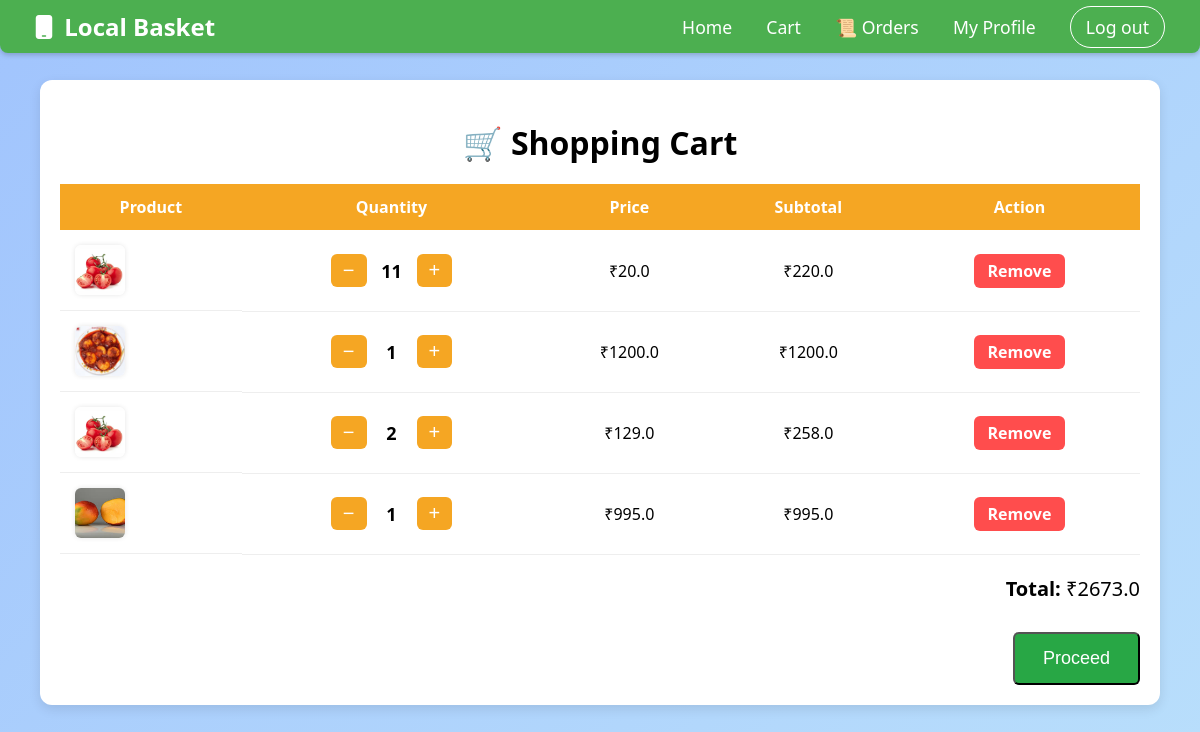
Screenshot of /buyer/cart/ (signed in) with the database file from the repository.
### buyer/models.py (models this page shows, shortened)
class Cart(models.Model):
    user = models.ForeignKey(settings.AUTH_USER_MODEL, on_delete=models.CASCADE)
    item = models.ForeignKey(HomeMadeItem, on_delete=models.CASCADE)
    quantity = models.IntegerField(default=1)
    @property
    def subtotal(self):
        return self.item.price * self.quantity

### homemade/models.py (models this page shows, shortened)
class HomeMadeItem(models.Model):
    homemade_user = models.ForeignKey(settings.AUTH_USER_MODEL, on_delete=models.CASCADE, related_name='homemade_items')
    item = models.CharField(max_length=50)
    price = models.FloatField()
    address = models.TextField()
    image = models.ImageField(upload_to='homemade_items/', null=True, blank=True)
    order_limit = models.PositiveIntegerField(default=10)  # ✅ new field
    order_count = models.PositiveIntegerField(default=0)   # ✅ new field

### buyer/views.py (the view)
# urls.py: path('cart/', views.cart_view, name='cart'),  # Corrected to match views.cart_view
@buyer_required
def cart_view(request):
    cart_items = Cart.objects.filter(user=request.user)
    total = sum(item.subtotal for item in cart_items)
    return render(request, 'cart.html', {
        'cart_items': cart_items,
        'total': total
    })

### templates/cart.html (shortened to what this page needs)
{% extends 'base.html' %}
{% load static %}
{% block content %}
<link rel="stylesheet" href="{% static 'css/cart.css' %}">
{% include 'nav.html' %}
<div class="cart-container">
    <h1>🛒 Shopping Cart</h1>
    {% if cart_items %}
    <form method="post" action="{% url 'buyer:update_cart_bulk' %}">
        <table class="cart-table">
            <thead>
                <tr>
                    <th>Product</th>
                    <th>Quantity</th>
                    <th>Price</th>
                    <th>Subtotal</th>
                    <th>Action</th>
                </tr>
            </thead>
            <tbody>
                {% for cart_item in cart_items %}
                <tr>
                    <td class="product-info">
                        {% if cart_item.item.image %}
                            <img src="{{ cart_item.item.image.url }}" alt="{{ cart_item.item.name }}">
                        {% else %}
                            <img src="{% static 'img/default.png' %}" alt="{{ cart_item.item.name }}">
                        {% endif %}
                    </td>
                    <td>
                        <div class="qty-controls">
                            <button type="submit" name="decrement" value="{{ cart_item.id }}" class="qty-btn">−</button>
                            <span class="qty-display">{{ cart_item.quantity }}</span>
                            <button type="submit" name="increment" value="{{ cart_item.id }}" class="qty-btn">+</button>
                        </div>
                    </td>
                    <td>₹{{ cart_item.item.price }}</td>
                    <td>₹{{ cart_item.subtotal }}</td>
                    <td>
                        <a href="{% url 'buyer:delete_from_cart' cart_item.item.id %}" class="remove-btn">Remove</a>
                    </td>
                </tr>
                {% endfor %}
            </tbody>
        </table>
    </form>
    <form method="get" action="{% url 'buyer:checkout' %}">
        <div class="total-section">
            <p><strong>Total:</strong> ₹{{ total }}</p>
            <button type="submit" class="checkout-btn">Proceed</button>
        </div>
    </form>
    {% else %}
    <p>Your cart is empty.</p>
    {% endif %}
</div>
{% endblock %}

### static/css/register.css (style rules this page uses)
body { margin: 0; padding: 0; font-family: 'Segoe UI', Tahoma, Geneva, Verdana, sans-serif; background: linear-gradient(135deg, #a1c4fd, #c2e9fb, #d4fc79, #96e6a1); background-size: 400% 400%; animation: gradientBG 10s ease infinite; height: 100vh; }

### static/css/cart.css (style rules this page uses)
.cart-container { width: 90%; margin: auto; padding: 20px; background-color: #fff; border-radius: 12px; box-shadow: 0 4px 12px rgba(0, 0, 0, 0.1); margin-top: 10vh; }
.cart-container h1 { text-align: center; margin-bottom: 20px; }
.cart-table { width: 100%; border-collapse: collapse; }
.cart-table th { background-color: #f5a623; color: white; padding: 12px; text-align: center; font-size: 16px; }
.cart-table td { text-align: center; padding: 15px; border-bottom: 1px solid #eee; }
.product-info { display: flex; align-items: center; gap: 12px; }
.product-info img { width: 50px; height: 50px; border-radius: 6px; object-fit: cover; box-shadow: 0 0 5px rgba(0,0,0,0.1); }
.qty-controls { display: flex; align-items: center; justify-content: center; gap: 10px; }
.qty-btn { background-color: #f5a623; border: none; color: white; font-size: 20px; padding: 5px 12px; border-radius: 6px; cursor: pointer; transition: 0.2s; }
.qty-display { font-size: 18px; font-weight: bold; width: 30px; text-align: center; }
.remove-btn { background-color: #ff4d4d; color: white; padding: 6px 14px; border-radius: 6px; text-decoration: none; font-weight: bold; }
.total-section { text-align: right; font-size: 20px; margin-top: 20px; }
.checkout-btn { background-color: #28a745; color: white; padding: 14px 28px; font-size: 18px; text-decoration: none; border-radius: 6px; display: inline-block; margin-top: 10px; }

### rows the page displays
Cart: item.image (picture), {{ cart_item.id }} 50 (drawn), quantity "11", item.price "20.0", subtotal "220.0"
Cart: item.image (picture), {{ cart_item.id }} 51 (drawn), quantity "1", item.price "1200.0", subtotal "1200.0"
Cart: item.image (picture), {{ cart_item.id }} 52 (drawn), quantity "2", item.price "129.0", subtotal "258.0"
Cart: item.image (picture), {{ cart_item.id }} 53 (drawn), quantity "1", item.price "995.0", subtotal "995.0"

### other values shown
{{ total }} "2673.0"
